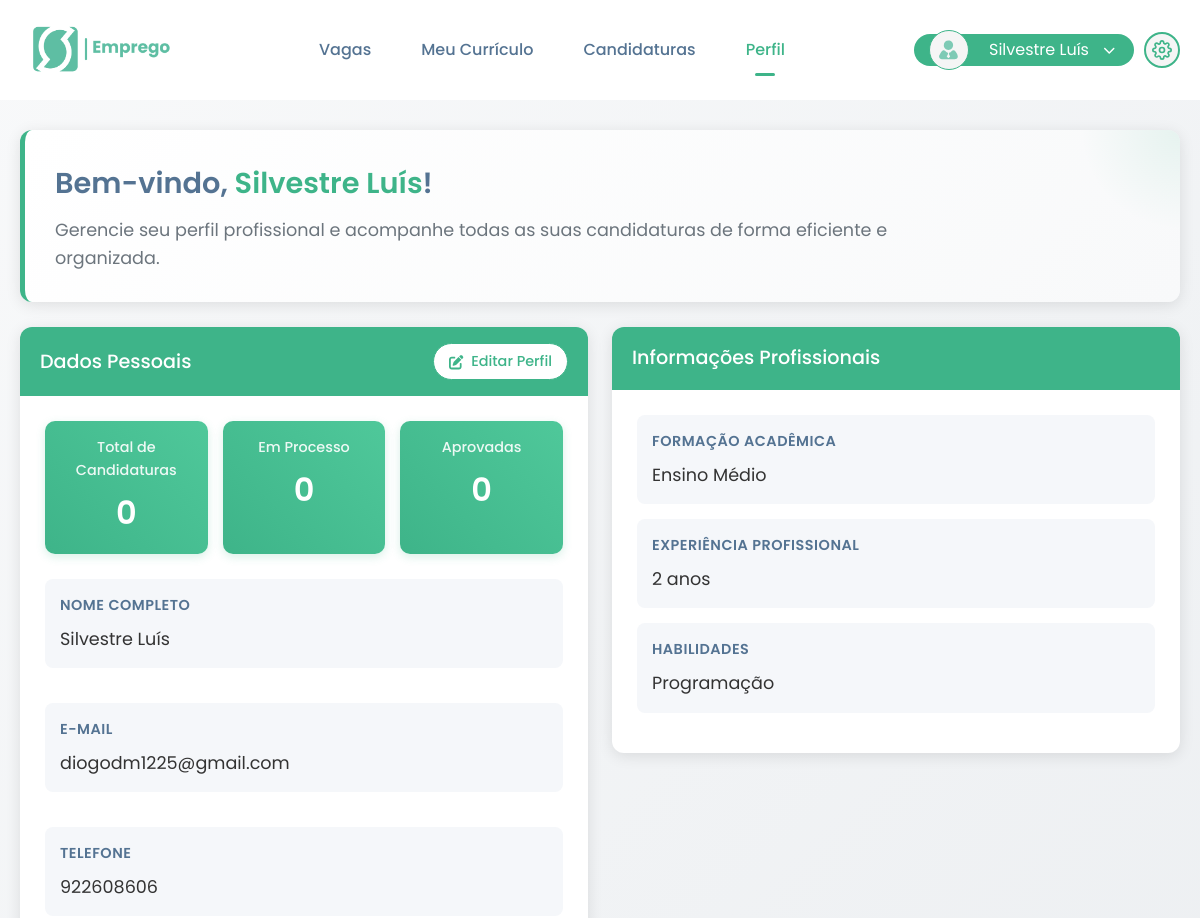
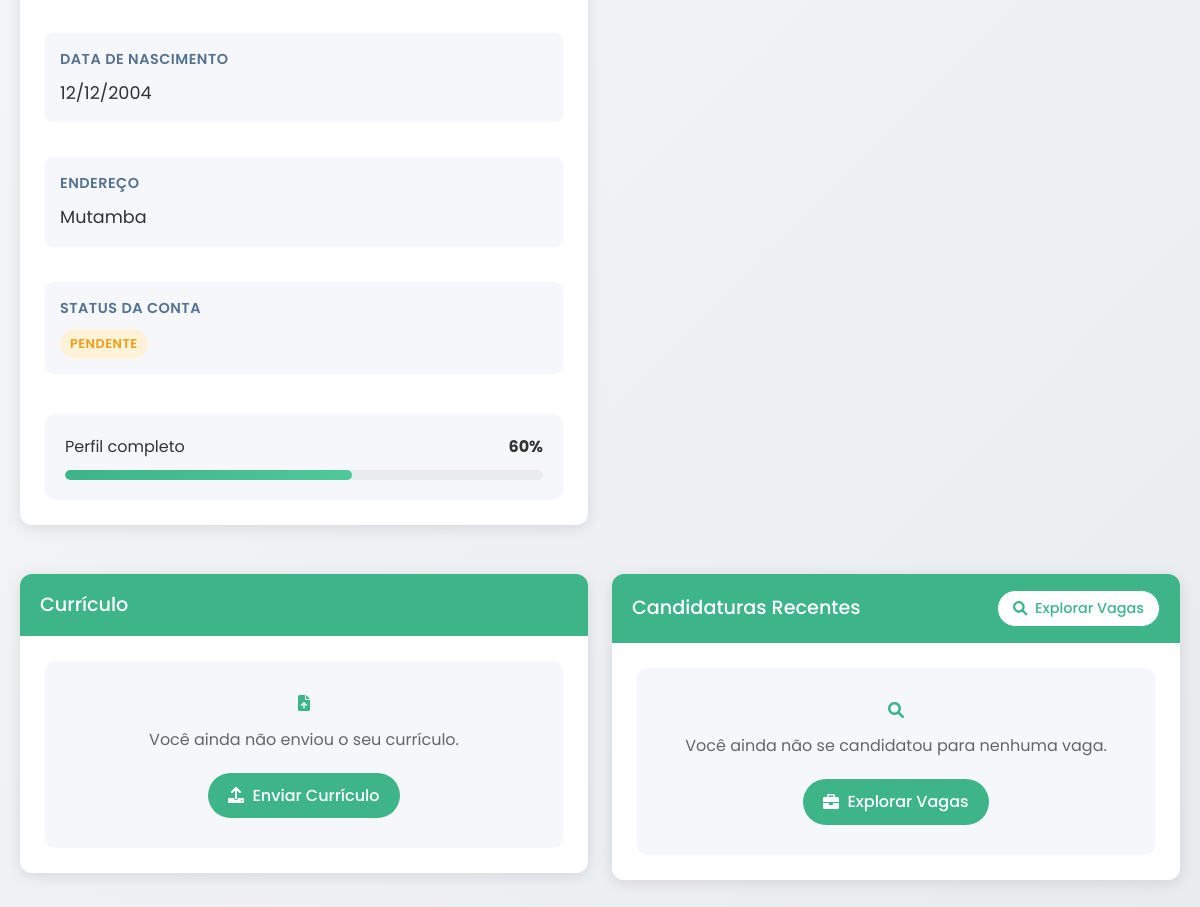
Page /Sam_emprego/painel_candidato.php (signed in) on the committed database (2 pictures, top to bottom).
### tables this page shows
CREATE TABLE `candidatos` (
  `id` int(11) NOT NULL,
  `nome` varchar(255) NOT NULL,
  `email` varchar(255) NOT NULL,
  `senha` varchar(255) NOT NULL,
  `telefone` varchar(20) DEFAULT NULL,
  `data_nascimento` date DEFAULT NULL,
  `endereco` varchar(255) DEFAULT NULL,
  `formacao` text DEFAULT NULL,
  `experiencia` text DEFAULT NULL,
  `habilidades` text DEFAULT NULL,
  `curriculo_path` varchar(255) DEFAULT NULL,
  `data_registro` timestamp NOT NULL DEFAULT current_timestamp(),
  `status` enum('Ativo','Inativo','Pendente') DEFAULT 'Pendente',
  `perfil_completo` tinyint(1) DEFAULT 0
);

### Sam_emprego/painel_candidato.php (the view, shortened to what this page needs)
<?php
require_once 'conexao.php';
$candidato_id = $_SESSION['candidato_id'];
$stmt = $conn->prepare("SELECT * FROM candidatos WHERE id = ?");
$stmt->bind_param("i", $candidato_id);
$stmt->execute();
$result = $stmt->get_result();
$candidato = $result->fetch_assoc();
$candidaturas = [];
$temCandidaturas = false;
$tabelas_existem = true;
if ($tabelas_existem) {
    $query = "SELECT c.*, v.titulo as vaga_titulo, empresa_id
              FROM candidaturas c
              JOIN vagas v ON c.vaga_id = v.id
              WHERE c.candidato_id = ?
              ORDER BY c.data_candidatura DESC";
    if ($stmt = $conn->prepare($query)) {
        $temCandidaturas = true;
    }
}
$totalCandidaturas = count($candidaturas);
$emProcesso = 0;
$aprovadas = 0;
$progress = 20;
if (!empty($candidato['telefone'])) $progress += 20;
if (!empty($candidato['data_nascimento'])) $progress += 20;
?>
<!DOCTYPE html>
<html lang="pt-BR">
<head>
    <link rel="stylesheet" href="../all.css/emprego.css/emp_header.css">
    <link rel="stylesheet" href="../all.css/emprego.css/emp_search.css">
    <link rel="stylesheet" href="https://cdnjs.cloudflare.com/ajax/libs/font-awesome/6.0.0/css/all.min.css">
</head>
<body>
<header class="header">
        <div class="header-content">
            <div class="logo">
                <img src="../fotos/sam30-13.png" alt="SAM Emprego Logo">
            </div>
            <div class="nav-container">
                <nav class="nav-menu">
                    <a href="job_search_page.php">Vagas</a>
                    <a href="curriculums.php">Meu Currículo</a>
                    <a href="minhas_candidaturas.php">Candidaturas</a>
                    <a href="painel_candidato.php"class="active">Perfil</a>
                </nav>
            </div>
            <div class="user-section">
                <div class="user-dropdown" id="userDropdownToggle">
                    <div class="user-avatar">
                        <img src="../icones/icons-sam-19.svg" alt="" width="40">
                    </div>
                    <span><?php echo htmlspecialchars($candidato['nome'] ?? 'Candidato'); ?></span>
                    <i class="fas fa-chevron-down dropdown-arrow"></i>
                </div>
                <div class="settings-icon">
                </div>
            </div>
        </div>
    </header>
    <div class="container">
        <div class="welcome-section fade-in">
            <div class="welcome-message">
                Bem-vindo, <span><?php echo htmlspecialchars($candidato['nome'] ?? 'Candidato'); ?></span>!
            </div>
            <p class="welcome-subtitle">Gerencie seu perfil profissional e acompanhe todas as suas candidaturas de forma eficiente e organizada.</p>
        </div>
        <div class="content-grid">
            <div class="panel-section fade-in">
                <div class="panel-header">
                    <div>Dados Pessoais</div>
                    <a href="editar_perfil.php" class="btn btn-outline" style="background-color: white; color: var(--primary-color); padding: 6px 15px; font-size: 0.9rem;">
                        <i class="fas fa-edit"></i> Editar Perfil
                    </a>
                </div>
                <div class="panel-body">
                    <div class="stats-container">
                        <div class="stat-card">
                            <h3>Total de Candidaturas</h3>
                            <div class="number"><?php echo $totalCandidaturas; ?></div>
                        </div>
                        <div class="stat-card">
                            <h3>Em Processo</h3>
                            <div class="number"><?php echo $emProcesso; ?></div>
                        </div>
                        <div class="stat-card">
                            <h3>Aprovadas</h3>
                            <div class="number"><?php echo $aprovadas; ?></div>
                        </div>
                    </div>
                    <div class="profile-grid">
                        <div class="profile-item">
                            <span class="profile-label">Nome Completo</span>
                            <div class="profile-value"><?php echo htmlspecialchars($candidato['nome'] ?? 'Não informado'); ?></div>
                        </div>
                        <div class="profile-item">
                            <span class="profile-label">E-mail</span>
                            <div class="profile-value"><?php echo htmlspecialchars($candidato['email'] ?? 'Não informado'); ?></div>
                        </div>
                        <div class="profile-item">
                            <span class="profile-label">Telefone</span>
                            <div class="profile-value"><?php echo htmlspecialchars($candidato['telefone'] ?? 'Não informado'); ?></div>
                        </div>
                        <div class="profile-item">
                            <span class="profile-label">Data de Nascimento</span>
                            <div class="profile-value">
                                <?php
                                if (!empty($candidato['data_nascimento'])) {
                                    $data = new DateTime($candidato['data_nascimento']);
                                    echo $data->format('d/m/Y');
                                } else {
                                    echo 'Não informado';
                                }
                                ?>
                            </div>
                        </div>
                        <div class="profile-item">
                            <span class="profile-label">Endereço</span>
                            <div class="profile-value"><?php echo htmlspecialchars($candidato['endereco'] ?? 'Não informado'); ?></div>
                        </div>
                        <div class="profile-item">
                            <span class="profile-label">Status da Conta</span>
                            <div class="profile-value">
                                <?php
                                $status = $candidato['status'] ?? 'Pendente';
                                $badge_class = '';
                                switch ($status) {
                                    case 'Pendente':
                                        $badge_class = 'badge-warning';
                                        break;
                                }
                                ?>
                                <span class="badge <?php echo $badge_class; ?>">
                                    <?php echo htmlspecialchars($status); ?>
                                </span>
                            </div>
                        </div>
                    </div>
                    <div class="profile-progress">
                        <div class="progress-title">
                            <span>Perfil completo</span>
                            <span><strong><?php echo $progress; ?>%</strong></span>
                        </div>
                        <div class="progress-bar-container">
                            <div class="progress-bar" style="width: <?php echo $progress; ?>%"></div>
                        </div>
                    </div>
                </div>
            </div>
            <div class="panel-section fade-in">
                <div class="panel-header">
                    <div>Informações Profissionais</div>
                </div>
                <div class="panel-body">
                    <div class="profile-item">
                        <span class="profile-label">Formação Acadêmica</span>
                        <div class="profile-value"><?php echo nl2br(htmlspecialchars($candidato['formacao'] ?? 'Não informado')); ?></div>
                    </div>
                    <div class="profile-item">
                        <span class="profile-label">Experiência Profissional</span>
                        <div class="profile-value"><?php echo nl2br(htmlspecialchars($candidato['experiencia'] ?? 'Não informado')); ?></div>
                    </div>
                    <div class="profile-item">
                        <span class="profile-label">Habilidades</span>
                        <div class="profile-value"><?php echo nl2br(htmlspecialchars($candidato['habilidades'] ?? 'Não informado')); ?></div>
                    </div>
                </div>
            </div>
            <div class="panel-section fade-in">
                <div class="panel-header">
                    <div>Currículo</div>
                </div>
                <div class="panel-body">
                    <?php
                    $cv_path = $candidato['curriculo_path'] ?? $candidato['cv_anexo'] ?? null;
                    if (!empty($cv_path)):
                    ?>
                        <div class="cv-container">
                            <div class="cv-icon">
                                <i class="fas fa-file-pdf"></i>
                            </div>
                            <div class="cv-info">
                                <div class="cv-name">Meu Currículo</div>
                                <div class="cv-meta">
                                    <?php
                                    $pathinfo = pathinfo($cv_path);
                                    echo htmlspecialchars($pathinfo['basename']);
                                    ?>
                                </div>
                            </div>
                            <div>
                                <a href="<?php echo htmlspecialchars($cv_path); ?>" target="_blank" class="btn btn-outline">
                                    <i class="fas fa-eye"></i> Visualizar
                                </a>
                            </div>
                        </div>
                    <?php else: ?>
                        <div class="empty-state">
                            <i class="fas fa-file-upload"></i>
                            <p>Você ainda não enviou o seu currículo.</p>
                            <a href="atualizar_curriculo.php" class="btn btn-primary">
                                <i class="fas fa-upload"></i> Enviar Currículo
                            </a>
                        </div>
                    <?php endif; ?>
                </div>
            </div>
            <?php if ($tabelas_existem && $temCandidaturas): ?>
            <div class="panel-section fade-in">
                <div class="panel-header">
                    <div>Candidaturas Recentes</div>
                    <a href="listar_vagas.php" class="btn btn-outline" style="background-color: white; color: var(--primary-color); padding: 6px 15px; font-size: 0.9rem;">
                        <i class="fas fa-search"></i> Explorar Vagas
                    </a>
                </div>
                <div class="panel-body">
                    <?php if (count($candidaturas) > 0): ?>
                        <div style="max-height: 500px; overflow-y: auto; padding-right: 10px;">
                            <?php foreach ($candidaturas as $candidatura): ?>
                                <div class="candidatura-item">
                                    <h3><?php echo htmlspecialchars($candidatura['vaga_titulo']); ?></h3>
                                    <p>
                                        <strong>Empresa:</strong> <?php echo htmlspecialchars($candidatura['empresa']); ?>
                                    </p>
                                    <p>
                                        <strong>Data da candidatura:</strong>
                                        <?php
                                        $data = new DateTime($candidatura['data_candidatura']);
                                        echo $data->format('d/m/Y H:i');
                                        ?>
                                    </p>
                                    <p>
                                        <strong>Status:</strong>
                                        <?php
                                        $status = $candidatura['status'] ?? 'Em análise';
                                        $badge_class = '';
                                        switch ($status) {
                                            case 'Aprovado':
                                            case 'Aprovada':
                                                $badge_class = 'badge-success';
                                                break;
                                            case 'Rejeitado':
                                            case 'Rejeitada':
                                                $badge_class = 'badge-danger';
                                                break;
                                            default:
                                                $badge_class = 'badge-warning';
                                        }
                                        ?>
                                        <span class="badge <?php echo $badge_class; ?>">
                                            <?php echo htmlspecialchars($status); ?>
                                        </span>
                                    </p>
                                    <a href="ver_vaga.php?id=<?php echo $candidatura['vaga_id']; ?>" class="btn btn-outline btn-sm">
                                        <i class="fas fa-eye"></i> Ver Vaga
                                    </a>
                                </div>
                            <?php endforeach; ?>
                        </div>
                    <?php else: ?>
                        <div class="empty-state">
                            <i class="fas fa-search"></i>
                            <p>Você ainda não se candidatou para nenhuma vaga.</p>
                            <a href="listar_vagas.php" class="btn btn-primary">
                                <i class="fas fa-briefcase"></i> Explorar Vagas
                            </a>
                        </div>
                    <?php endif; ?>
                </div>
            </div>
            <?php endif; ?>
        </div>
    </div>
</body>
</html>

### all.css/emprego.css/emp_header.css (style rules this page uses)
.user-dropdown { position: relative; display: flex; align-items: center; gap: 10px; cursor: pointer; padding: 8px 12px; border-radius: 50px; transition: var(--transition); }

### all.css/emprego.css/emp_search.css (style rules this page uses)
* { margin: 0; padding: 0; box-sizing: border-box; font-family: 'Poppins', sans-serif; }
.dropdown-arrow { font-size: 12px; margin-left: 5px; }
body { font-family: 'Poppins', sans-serif; background: linear-gradient(135deg, #f8f9fa 0%, #e9ecef 100%); margin: 0; padding: 0; color: #333; line-height: 1.6; }
.logo { display: flex; align-items: center; }
.logo img { height: 80px; margin-right: 10px; }
.user-section { display: flex; align-items: center; }
.user-dropdown { display: flex; width: 220px; height: 32px; align-items: center; background-color: #3EB489; color: white; padding: 8px 15px; border-radius: 25px; margin-right: 10px; cursor: pointer; }
.user-avatar { display: flex; align-items: center; justify-content: center; width: 40px; height: 40px; border-radius: 50%; background-color: #f5f5f5; margin-right: 10px; gap: 10px; color: #000; border: #3EB489 solid 1px; }
.settings-icon { width: 36px; height: 36px; border-radius: 50%; background-color: #f5f5f5; border: 2px solid #3EB489; color: #3EB489; display: flex; align-items: center; justify-content: center; cursor: pointer; font-size: 18px; }

### rows in the picture
candidatos: nome "Silvestre Luís", email "diogodm1225@gmail.com", telefone "922608606", data_nascimento "12/12/2004", endereco "Mutamba", status "PENDENTE", formacao "Ensino Médio", experiencia "2 anos", habilidades "Programação"

### other values in the picture
$totalCandidaturas "0"
$emProcesso "0"
$aprovadas "0"
$progress "60"
